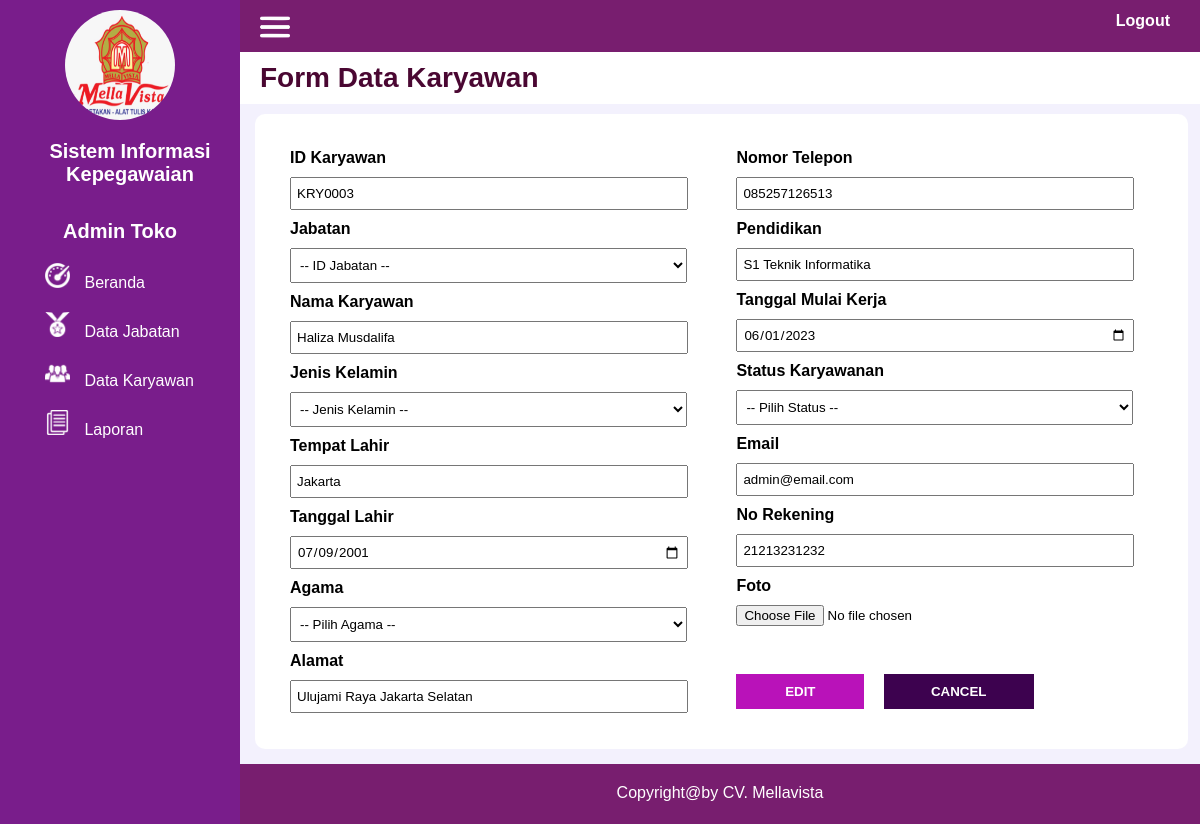
The page /asset/input/edit_karyawan.php?id_karyawan=KRY0003 on the database its author committed.
### tables this page shows
CREATE TABLE `karyawan` (
  `id_karyawan` varchar(10) NOT NULL,
  `id_jabatan` varchar(10) NOT NULL,
  `nama_karyawan` varchar(100) NOT NULL,
  `jk` varchar(15) NOT NULL,
  `tempat_lahir` varchar(50) NOT NULL,
  `tgl_lahir` date NOT NULL,
  `agama` varchar(20) NOT NULL,
  `alamat` varchar(225) NOT NULL,
  `no_telp` varchar(12) NOT NULL,
  `pendidikan` varchar(50) NOT NULL,
  `tgl_mulai_kerja` date NOT NULL,
  `status_karyawan` varchar(20) NOT NULL,
  `email` varchar(100) NOT NULL,
  `no_rek` varchar(25) NOT NULL,
  `foto` varchar(225) NOT NULL
);

### asset/input/edit_karyawan.php (the view, shortened to what this page needs)
<!DOCTYPE html>
<html lang="en">
<head>
    <link rel="stylesheet" href="../../css/style.css">
</head>
<body>
<?php
    include "../../koneksi.php";
    $id_karyawan = $_GET['id_karyawan'];
    $sql = "SELECT * FROM karyawan WHERE id_karyawan='$id_karyawan'";
    $result = mysqli_query($koneksi, $sql);
    if (mysqli_num_rows($result) > 0) {
        $row = mysqli_fetch_assoc($result);
        $id_karyawan = $row['id_karyawan'];
        $nama_karyawan = $row['nama_karyawan'];
        $jk = $row['jk'];
        $tempat_lahir = $row['tempat_lahir'];
        $tgl_lahir = $row['tgl_lahir'];
        $agama = $row['agama'];
        $alamat = $row['alamat'];
        $no_telp = $row['no_telp'];
        $pendidikan = $row['pendidikan'];
        $tgl_mulai_kerja = $row['tgl_mulai_kerja'];
        $status_karyawan = $row['status_karyawan'];
        $email = $row['email'];
        $no_rek = $row['no_rek'];
    }
?>
    <div class="container">
        <div class="side-kiri">
            <div class="identitas">
                <div class="logo">
                    <img src="../../gambar/logo.jpeg">
                </div>
            </div>
            <div class="judul">
                    Sistem Informasi Kepegawaian
                </div>
            <div class="kotak-akses">
                Admin Toko
            </div>
            <div class="side-menu">
                <img src="../../gambar/dashboard.png">
                <a href="../beranda_admin.php">Beranda</a>
            </div>
            <div class="side-menu">
                <img src="../../gambar/jabatan.png">
                <a href="../tampilan/data_jabatan_admin.php">Data Jabatan</a>
            </div>
            <div class="side-menu">
                <img src="../../gambar/pegawai.png">
                <a href="../tampilan/data_karyawan_admin.php">Data Karyawan</a>
            </div>
            <div class="side-menu">
                <img src="../../gambar/laporan.png">
                <a href="../tampilan/laporan_admin.php">Laporan</a>
            </div>
        </div>
        <div class="side-kanan">
            <div class="kepala">
            <div class="kepala-garis"><img src="../../gambar/garis.png"></div>
                <div class="logout"><a href="../../logout.php">Logout</a></div>
            </div>
            <div class="judul-halaman">
                <h1>Form Data Karyawan</h1>
            </div>
            <div class="halaman-beranda">
                <div class="kotak_input">
                <form method="post" action="proses_edit_karyawan.php" enctype="multipart/form-data">
                    <div class="label">ID Karyawan</div>
                    <input type="text" name="id_karyawan" value="<?php echo $id_karyawan; ?>" readonly>
                    <div class="label">Jabatan</div>
                        <select  name="id_jabatan">
                        <option>-- ID Jabatan --</option>
                        </select >
                    <div class="label">Nama Karyawan</div>
                    <input type="text" name="nama_karyawan" value="<?php echo $nama_karyawan; ?>">
                    <div class="label">Jenis Kelamin</div>
                    <select  name="jk" value="<?php echo $jk; ?>">
                            <option>-- Jenis Kelamin --</option>
                        </select >
                    <div class="label">Tempat Lahir</div>
                    <input type="text" name="tempat_lahir" value="<?php echo $tempat_lahir; ?>">
                    <div class="label">Tanggal Lahir</div>
                    <input type="date" name="tgl_lahir" value="<?php echo $tgl_lahir; ?>">
                    <div class="label">Agama</div>
                    <select  name=agama value="<?php echo $agama; ?>">
                            <option>-- Pilih Agama --</option>
                        </select >
                    <div class="label">Alamat</div>
                    <input type="text" name="alamat" value="<?php echo $alamat; ?>">
                </div>
                <div class="kotak_input">
                    <div class="label">Nomor Telepon</div>
                    <input type="text" name="no_telp" value="<?php echo $no_telp; ?>">
                    <div class="label">Pendidikan</div>
                    <input type="text" name="pendidikan" value="<?php echo $pendidikan; ?>">
                    <div class="label">Tanggal Mulai Kerja</div>
                    <input type="date" name="tgl_mulai_kerja" value="<?php echo $tgl_mulai_kerja; ?>">
                    <div class="label">Status Karyawanan</div>
                    <select  name="status_karyawan" value="<?php echo $status_karyawan; ?>">
                            <option>-- Pilih Status --</option>
                        </select >
                    <div class="label">Email</div>
                    <input type="text" name="email" value="<?php echo $email; ?>">
                    <div class="label">No Rekening</div>
                    <input type="text" name="no_rek" value="<?php echo $no_rek; ?>">
                    <div class="label">Foto</div>
                    <input type="file" name="foto">
                    <div class="label">&nbsp;</div>
                    <input type="submit" value="EDIT" name="submit" onclick="return confirm('Apakah anda yakin mengedit data?')">
                    <a href='../tampilan/data_karyawan_admin.php' ><button>CANCEL</button></a>
                </div>
            </div>
            <div class="kaki">
                Copyright@by CV. Mellavista
            </div>
        </div>
    </div>
</body>
</html>

### css/style.css (style rules this page uses)
* { font-family: Arial, Helvetica, sans-serif; margin: 0; }
.container { width: 100%; height: auto; background-color: antiquewhite; display: flex; }
.side-kiri { width: 20%; min-height: 600px; background-color: rgb(121, 29, 139); }
.side-kanan { width: 80%; min-height: 600px; background-color: rgb(243, 241, 253); }
.identitas { display: flex; min-height: 40px; width: auto; margin-bottom: 40px; }
.logo { width: 100%; height: 40px; padding: 10px; text-align: center; }
.logo img { border-radius: 50%; width: 110px; height: 110px; }
.judul { width: 100%; height: 40px; padding: 10px; color: white; font-family: Helvetica; font-weight: bold; margin-top: 70px; margin-bottom: 30px; text-align: center; font-size: 20px; }
.side-menu { width: auto; border: 2px; color: aliceblue; padding: 10px 0px 10px 20px; align-items: center; margin-left: 25px; }
.side-menu a { text-decoration: none; color: white; cursor: pointer; margin-left: 10px; }
.side-menu img { width: 25px; height: 25px; }
.kotak-akses { width:auto; color:white; font-size: 20px; font-weight: bold; margin-bottom: 10px; text-align: center; }
.kepala { width: auto; min-height: 40px; background-color: rgb(120, 30, 111); padding: 12px 30px 0px 0px; display: flex; }
.kepala-garis { width: 10%; height: 30px; }
.kepala-garis img { width: 30px; height: 30px; margin-left: 20px; }
.logout { width: 90%; height: 30px; text-align: right; }
.logout a { margin-top:20px; color: #fff; font-weight: bold; text-decoration: none; }
.judul-halaman { width: auto; min-height: 40px; text-align: right; background-color: #fff; display: flex; }
h1 { text-align: left; font-size: 28px; font-weight: bold; color: rgb(74, 7, 50); padding: 10px; margin-left: 10px; }
.halaman-beranda { width: 93%; min-height: 400px; background-color: #fff; padding: 20px; border-radius: 10px; margin: 10px 0px 0px 15px; display: flex; }
.kotak_input { width: 48%; height: auto; padding: 10px; }
.label { font-size: 16px; font-weight: bold; margin: 5px; }
input[type=text], [type=date] { width: 90%; height: 19px; border-radius: 5px solid; margin: 5px; padding: 5px; }
input[type=file] { margin:5px; }
select { width: 93%; height: 35px; border-radius: 5px solid; padding: 5px; margin: 5px; }
input[type=submit] { width: 30%; height: 35px; border: none; margin: 5px; background-color: rgb(185, 18, 185); cursor: pointer; color: #fff; margin-top: 15px; font-weight: bold; }
button { width: 150px; height: 35px; border: none; margin: 10px; background-color: rgb(61, 2, 79); cursor: pointer; color: #fff; padding: 10px; font-weight: bold; }
.kaki { width: auto; min-height: 20px; background-color: rgb(120, 30, 111); padding: 20px; color: #fff; font-size: 16px; text-align: center; margin-top: 15px; }

### rows shown on the page
karyawan: id_karyawan "KRY0003", nama_karyawan "Haliza Musdalifa", jk "-- Jenis Kelamin --", tempat_lahir "Jakarta", tgl_lahir "07/09/2001", agama "-- Pilih Agama --", alamat "Ulujami Raya Jakarta Selatan", no_telp "085257126513", pendidikan "S1 Teknik Informatika", tgl_mulai_kerja "06/01/2023", status_karyawan "-- Pilih Status --", email "admin@email.com", no_rek "21213231232"
